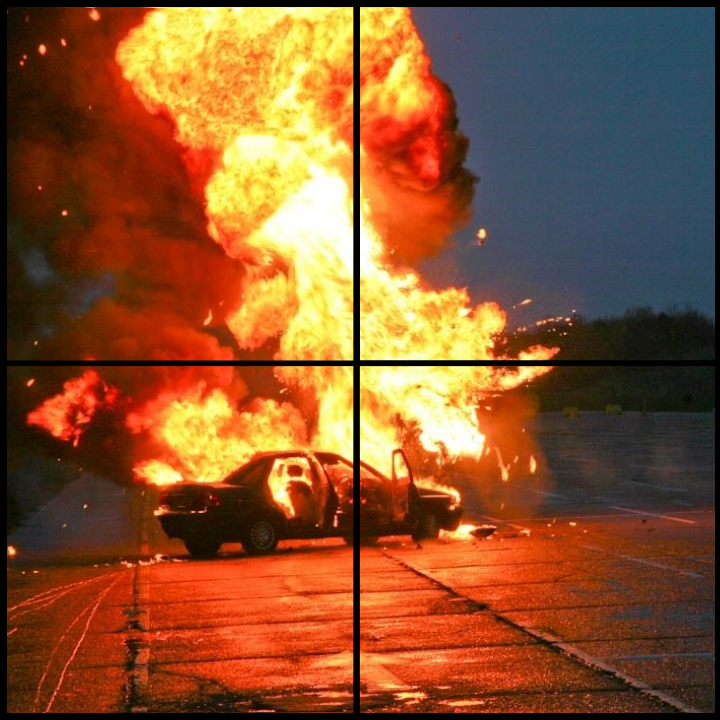
#> input picture kode/Meledak.png, 720 x 720 px; the run also reads 1 picture not shown here
$ jupyter execute JurnalFix_Reza.ipynb
#> lines starting #> are read from the running program, lines starting #| are printed output that depends on the picture
[cell 1]
import numpy as np
import matplotlib.pyplot as plt
import cv2 as cv

### Import Library
Baris kode di atas digunakan untuk memanggil library yang memiliki fungsi untuk mengolah citra digital. `NumPy` digunakan untuk manipulasi matriks citra, `Matplotlib` berfungsi untuk memvisualisasikan data citra ke dalam bentuk gambar dan histogram, dan `OpenCV` digunakan secara spesifik untuk mempermudah proses konversi warna citra dan membaca file citra, seperti mengubah format menjadi grayscale.

### Membaca File Citra
Baris-baris kode di bawah digunakan untuk membaca file `"Meledak.png"` menggunakan fungsi `cv.imread()`. Setelah itu, citra dikonversi dari format warna BGR ke RGB menggunakan `cv.cvtColor()` agar warna tampil dengan benar saat ditampilkan. Fungsi `plt.imshow()` digunakan untuk menampilkan citra yang telah dibaca.

[cell 2]
duar1 = cv.imread("Meledak.png")
#> duar1 is the input picture: shape (720, 720, 3); mean B, G, R 46.2, 83.3, 137.4
duar1 = cv.cvtColor(duar1, cv.COLOR_BGR2RGB)
plt.imshow(duar1)

### Fungsi Memotong Citra
Kode di bawah ini digunakan untuk memotong citra berdasarkan rentang indeks tertentu. Jika mode `'H'`, citra dipotong secara horizontal, sedangkan selain itu dipotong secara vertikal. Proses pemotongan dilakukan sebanyak enam tahap, yaitu dua tahap pertama membagi citra menjadi 2 bagian horizontal, kemudian empat tahap berikutnya membagi kedua bagian tersebut menjadi 4 pecahan citra. `plt.subplot()` digunakan agar output dapat ditampilkan pada jendela yang sama, Fungsi `plt.axis('off')` digunakan untuk menghilangkan sumbu-x dan sumbu-y dan fungsi `plt.title()` digunakan untuk memberikan judul pada output

[cell 3]
def potong(gambar, a, b, mode='H'):
    return gambar[a:b, :] if mode == 'H' else gambar[:, a:b]

atas1 = potong(duar1, 7, 357)
bawah1 = potong(duar1, 367, 720)
d1 = potong(atas1, 0, 350, 'V')
d2 = potong(atas1, 364, 720, 'V')
d3 = potong(bawah1, 0, 350, 'V')
d4 = potong(bawah1, 364, 720, 'V')

plt.subplot(2,2,1)
plt.imshow(d1)
plt.axis('off')
plt.title('part 1')

plt.subplot(2,2,2)
plt.imshow(d2)
plt.axis('off')
plt.title('part 2')

plt.subplot(2,2,3)
plt.imshow(d3)
plt.axis('off')
plt.title('part 3')

plt.subplot(2,2,4)
plt.imshow(d4)
plt.axis('off')
plt.title('part 4')

### Fungsi Menggabungkan Citra
Kode di bawah ini digunakan untuk menggabungkan dua citra menjadi satu citra baru. Jika parameter `orientation` bernilai `'H'`, kedua citra digabungkan secara horizontal, sedangkan selain itu digabungkan secara vertikal. Proses penggabungan dilakukan dengan membuat matriks kosong berukuran sesuai hasil gabungan, kemudian menyalin piksel dari masing-masing citra ke posisi yang telah ditentukan. Proses penggabungan dilakukan sebanyak tiga tahap, dua tahap pertama adalah menggabungkan 2 citra pada bagian atas dan bawah secara horizontal, setelah itu kedua citra horizontal digabung secara vertikal sehingga membentuk citra utuh.

[cell 4]
def merge_image(citra1, citra2, orientation='H'):
    if orientation == 'H':
        tinggi = max(citra1.shape[0], citra2.shape[0])
        lebar_total = citra1.shape[1] + citra2.shape[1]

        if len(citra1.shape) == 2:
            gabungan = np.zeros(
                (tinggi, lebar_total),
                dtype=citra1.dtype
            )
        else:
            gabungan = np.zeros(
                (tinggi, lebar_total, citra1.shape[2]),
                dtype=citra1.dtype
            )

        gabungan[0:citra1.shape[0], 0:citra1.shape[1]] = citra1

        gabungan[
            0:citra2.shape[0],
            citra1.shape[1]:citra1.shape[1] + citra2.shape[1]
        ] = citra2

    else:
        tinggi_total = citra1.shape[0] + citra2.shape[0]
        lebar = max(citra1.shape[1], citra2.shape[1])

        if len(citra1.shape) == 2:
            gabungan = np.zeros(
                (tinggi_total, lebar),
                dtype=citra1.dtype
            )
        else:
            gabungan = np.zeros(
                (tinggi_total, lebar, citra1.shape[2]),
                dtype=citra1.dtype
            )

        gabungan[0:citra1.shape[0], 0:citra1.shape[1]] = citra1

        gabungan[
            citra1.shape[0]:citra1.shape[0] + citra2.shape[0],
            0:citra2.shape[1]
        ] = citra2

    return gabungan

atas2 = merge_image(d1,d2,'H')
bawah2 = merge_image(d3,d4, 'H')
duar_merge = merge_image(atas2,bawah2,'V')
#> call 3 of merge_image, with orientation = 'V'
#> in merge_image (call 3), `gabungan[0:citra1.shape[0], 0:citra1.shape[1]] = citra1`:
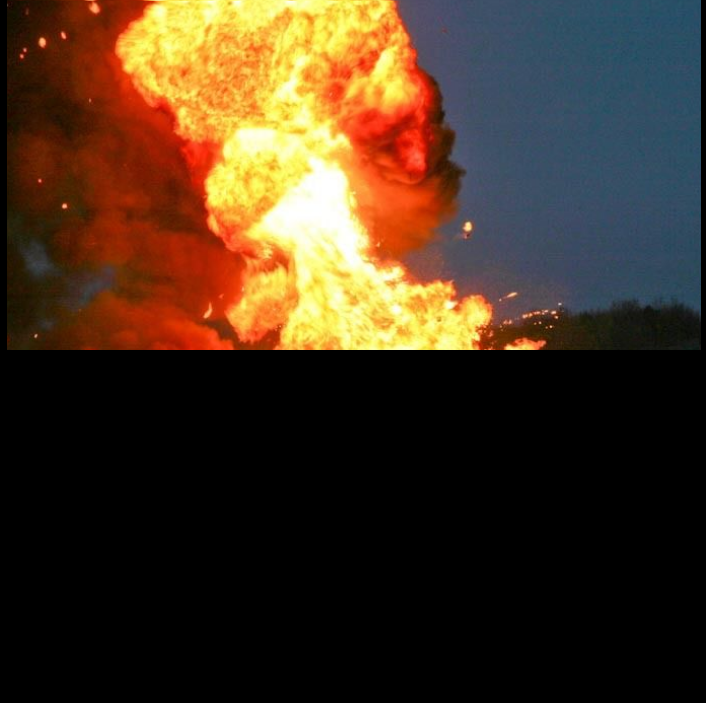
#> gabungan: shape (703, 706, 3); mean R, G, B 68.3, 49.9, 31.7
plt.imshow(duar_merge)

### Fungsi Dilatasi Citra
Kode di bawah ini digunakan untuk melakukan dilatasi atau scaling area citra berdasarkan batas atas, bawah, kiri, dan kanan yang ditentukan oleh parameter `p1`, `p2`, `p3`, dan `p4`. Proses dilakukan dengan menyalin seluruh piksel citra ke matriks baru, kemudian mengambil bagian citra sesuai rentang indeks yang telah dihitung. Hasil citra dari proses penggabungan sebelumnya dipanggil dan dipotong bagian bawah, kiri dan kanannya sehingga citra bersih dari area hitam.

[cell 5]
def dilatasi(image, p1=0, p2=0, p3=0, p4=0):
    h, w, c = image.shape
    dilated = np.zeros((h, w, c), dtype=image.dtype)
    for y in range(h):
        for x in range(w):
            dilated[y][x] = image[int(y)][int(x)]
    sy, ey = max(0, p1), min(h, h - p2)
    sx, ex = max(0, p3), min(w, w - p4)
    return dilated[sy:ey, sx:ex]

duar2=dilatasi(duar_merge, 0,7,5,5)
#> in dilatasi, `return dilated[sy:ey, sx:ex]`:
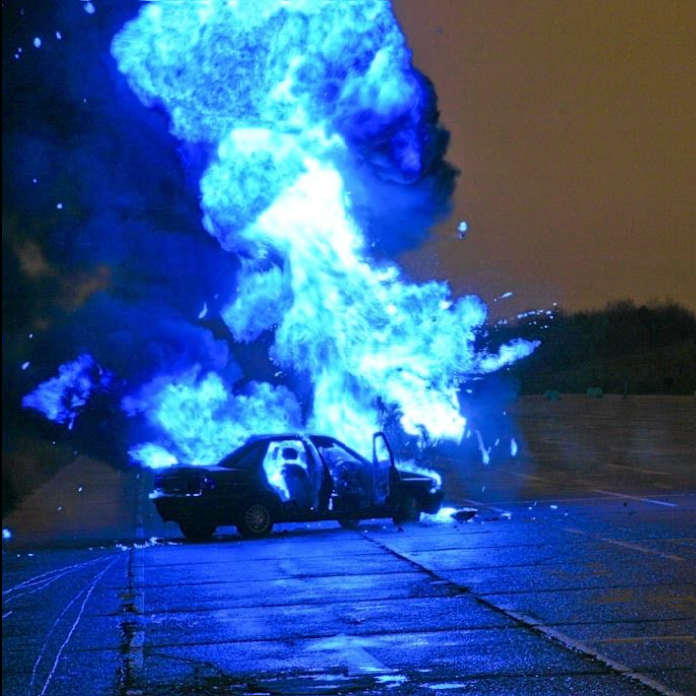
#> returned value: shape (696, 696, 3); mean of channels 0, 1, 2 143.6, 86.8, 48.3; drawn as B, G, R
plt.imshow(duar2)

### Mengubah Citra Menjadi Grayscale
Kode di bawah ini digunakan untuk mengubah citra berwarna `"Meledak.png"` yang telah melalui banyak proses menjadi citra grayscale menggunakan fungsi `cv.cvtColor()` dengan parameter `cv.COLOR_RGB2GRAY`. Setelah itu, citra grayscale ditampilkan menggunakan `plt.imshow()` dengan colormap `"gray"` sehingga warna pada citra menjadi abu.

[cell 6]
duar2gray = cv.cvtColor(duar2, cv.COLOR_RGB2GRAY)
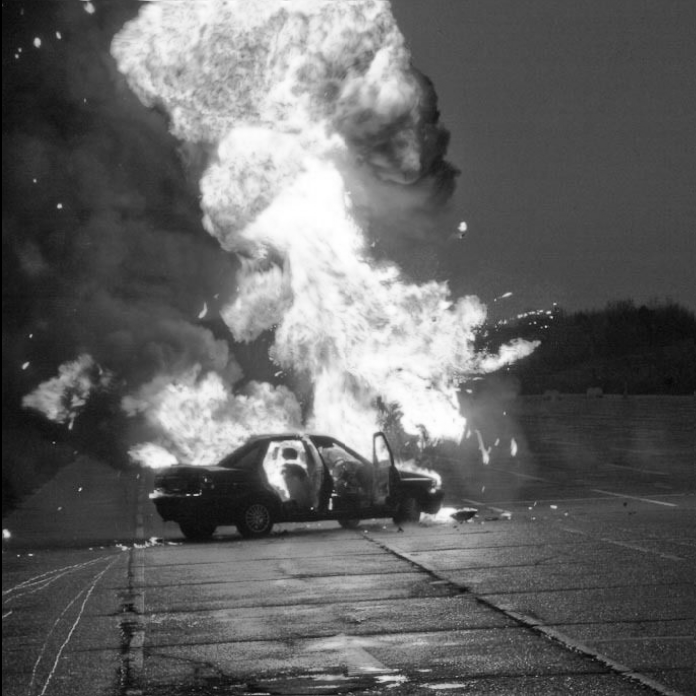
#> duar2gray: shape (696, 696); min 0, max 255, mean 99.4
plt.imshow(duar2gray, cmap="gray")

### Fungsi Ekualisasi Citra
Kode di bawah ini digunakan untuk melakukan ekualisasi histogram pada citra grayscale guna meningkatkan kontras citra. Proses diawali dengan menghitung histogram intensitas piksel, kemudian membentuk Cumulative Distribution Function (CDF) untuk memperoleh distribusi kumulatif piksel. Nilai CDF tersebut dinormalisasi ke rentang 0–255 sehingga menghasilkan nilai intensitas baru untuk setiap piksel. Selanjutnya, setiap piksel pada citra asli diganti dengan nilai hasil pemetaan sehingga diperoleh citra dengan kontras yang lebih merata.

[cell 7]
def ekualisasi(image):
    hist = np.zeros(256, dtype=int)
    height, width = image.shape
    for i in range(height):
        for j in range(width):
            val = image[i, j]
            hist[val] += 1

    cdf = np.zeros(256, dtype=int)
    for i in range(256):
        cdf[i] = np.sum(hist[0:i+1])

    hasil = np.round(((cdf * 255) / (height * width))).astype(np.uint8)

    equalized_img = np.zeros_like(image)
    for i in range(height):
        for j in range(width):
            equalized_img[i, j] = hasil[image[i, j]]

    return equalized_img

duar2e = ekualisasi(duar2gray)
#> after the loop in ekualisasi, `for i in range(height):`: hist = 256 values, max 10768 at index 73, min 0 at index 1, mean 1892.2
#> after the loop in ekualisasi, `for i in range(256):`: cdf = 256 values from 1392 to 484416
#> in ekualisasi, `hasil = np.round(((cdf * 255) / (height * width))).astype(np.uint8)`: hasil = 256 values from 1 to 255
#> after the loop in ekualisasi, `for i in range(height):`:
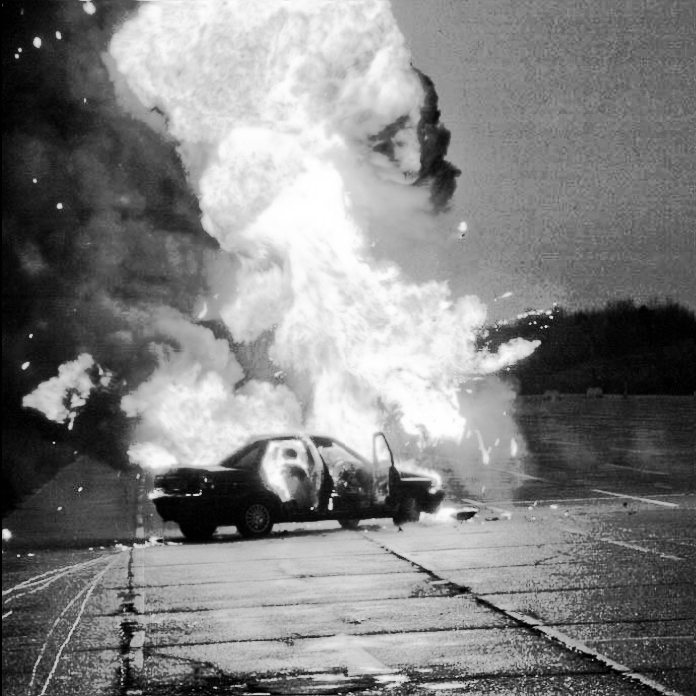
#> equalized_img: shape (696, 696); min 1, max 255, mean 128.5
plt.imshow(duar2e, cmap ="gray")

### Histogram Sebelum dan Sesudah Ekualisasi
Kode di bawah ini digunakan untuk membuat dan menampilkan histogram dari citra grayscale sebelum dan sesudah proses ekualisasi. Fungsi `buat_hist()` menghitung jumlah kemunculan setiap intensitas piksel dari 0-255 dengan melakukan iterasi pada seluruh piksel citra. Selanjutnya, fungsi `plot_histogram()` digunakan untuk menampilkan histogram menggunakan diagram batang dengan warna tertentu. Fungsi `plt.figure()` digunakan untuk menentukan ukuran tampilan grafik, sedangkan `plt.legend()` digunakan untuk menampilkan keterangan masing-masing histogram. `plt.tight_layout()` berfungsi merapikan tata letak elemen grafik agar tidak saling bertumpuk, dan `plt.show()` digunakan untuk menampilkan hasil visualisasi histogram. Kedua histogram ditampilkan dalam satu figure sehingga distribusi intensitas piksel sebelum dan sesudah ekualisasi dapat dibandingkan secara langsung.

[cell 8]
def buat_hist(citra):
    histogram = [0] * 256
    height = len(citra)
    width = len(citra[0]) if height > 0 else 0
    for i in range(height):
        for j in range(width):
            val = int(citra[i][j])
            histogram[val] += 1
    return histogram

def plot_histogram(histogram, title, ImgColor):
    plt.xlabel("Intensitas Piksel")
    plt.title(title)
    plt.ylabel("Jumlah Piksel")
    plt.bar(range(256),histogram,color=ImgColor,width=0.8,alpha=0.5)

duar2hist = buat_hist(duar2gray)
#> in buat_hist, `height = len(citra)`: height = 696
#> after the loop in buat_hist, `for i in range(height):`: histogram has the same summary as hist in ekualisasi
#> duar2hist has the same summary as hist in ekualisasi
duar2ehist = buat_hist(duar2e)
#> duar2ehist = 256 values, max 10768 at index 119, min 0 at index 0, mean 1892.2
plt.figure(figsize=(12,5))
plot_histogram(duar2hist,"Gabungan Histogram Gambar ke-1 dan Gambar ke-2","green")
plot_histogram(duar2ehist,"Gabungan Histogram Gambar ke-1 dan Gambar ke-2","red")
plt.legend(["Histogram Sebelum Ekualisasi","Histogram Sesudah Ekualisasi"])
plt.tight_layout()
plt.show()

### Membaca Dua File Citra Baru
Kode di bawah ini digunakan untuk membaca file citra `"Windut.png"` dan `"Bunga.png"` menggunakan `cv.imread()`. Setelah itu, citra dikonversi dari format BGR ke RGB agar warna tampil dengan benar, lalu diubah menjadi citra grayscale menggunakan `cv.cvtColor()`. Kedua citra ditampilkan dalam satu jendela dan menggunakan `cmap = "gray"` agar warnanya menjadi abu.

[cell 9]
wdh = cv.imread("Windut.png")
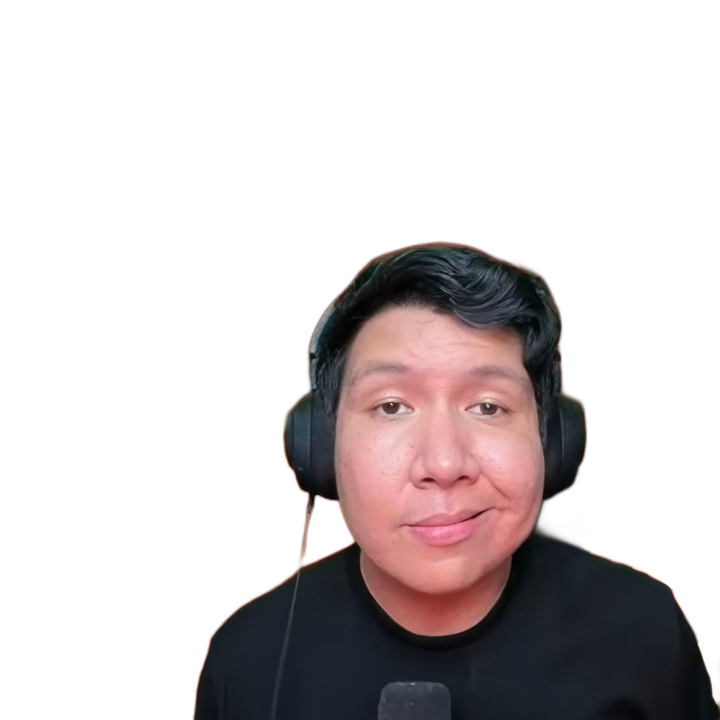
#> input picture kode/Windut.png, 720 x 720 px
#> wdh is the input picture: shape (720, 720, 3); mean B, G, R 203.2, 202.5, 208.5
wdh = cv.cvtColor(wdh, cv.COLOR_BGR2RGB)
wdhgray = cv.cvtColor(wdh, cv.COLOR_RGB2GRAY)
bng = cv.imread("Bunga.png")
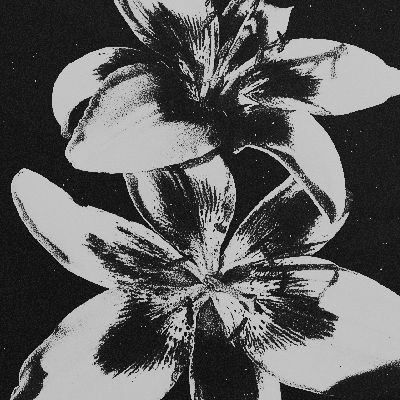
#> input picture kode/Bunga.png, 400 x 400 px
#> bng is the input picture: shape (400, 400, 3); min 0, max 228, mean 95.4
bng = cv.cvtColor(bng, cv.COLOR_BGR2RGB)
bng_gray = cv.cvtColor(bng, cv.COLOR_RGB2GRAY)
plt.subplot(2,2,1)
plt.imshow(wdhgray, cmap = "gray")
plt.subplot(2,2,2)
plt.imshow(bng_gray, cmap = "gray")

### Fungsi Spesifikasi Citra
Kode di bawah ini digunakan untuk melakukan spesifikasi histogram antara citra asal yaitu `wdhgray` dan citra target yaitu `bng_gray`. Proses dimulai dengan menghitung histogram masing-masing citra, kemudian CDF untuk mengetahui distribusi kumulatif intensitas piksel pada kedua citra. Setelah itu, dilakukan pencarian nilai intensitas pada citra target yang memiliki distribusi paling mendekati intensitas pada citra asal sehingga terbentuk tabel pemetaan histogram `(map_hist)`. Selanjutnya, setiap piksel pada citra asal diganti berdasarkan hasil pemetaan tersebut sehingga distribusi histogram citra hasil menjadi menyerupai citra target.

[cell 10]
def spesifikasi_histogram(citra_asal, citra_target):
    hist_asal = np.zeros(256, dtype=int)
    hist_target = np.zeros(256, dtype=int)

    height_a, width_a = citra_asal.shape
    for y in range(height_a):
        for x in range(width_a):
            hist_asal[citra_asal[y, x]] += 1

    height_t, width_t = citra_target.shape
    for y in range(height_t):
        for x in range(width_t):
            hist_target[citra_target[y, x]] += 1

    cdf_asal = np.zeros(256, dtype=float)
    cdf_target = np.zeros(256, dtype=float)
    cdf_asal[0] = hist_asal[0]
    cdf_target[0] = hist_target[0]

    for i in range(1, 256):
        cdf_asal[i] = cdf_asal[i-1] + hist_asal[i]
        cdf_target[i] = cdf_target[i-1] + hist_target[i]
    cdf_asal = cdf_asal / cdf_asal[-1]
    cdf_target = cdf_target / cdf_target[-1]
    map_hist = np.zeros(256, dtype=np.uint8)

    for i in range(256):
        selisih_terkecil = float('inf')
        nilai_j_terbaik = 0
        for j in range(256):
            selisih = abs(cdf_target[j] - cdf_asal[i])
            if selisih < selisih_terkecil:
                selisih_terkecil = selisih
                nilai_j_terbaik = j
        map_hist[i] = nilai_j_terbaik

    height, width = citra_asal.shape
    hasil = np.zeros((height, width), dtype=np.uint8)

    for y in range(height):
        for x in range(width):
            hasil[y, x] = map_hist[citra_asal[y, x]]

    return hasil

def plot_histogram_1(histogram, title, ImgColor):
    plt.figure(figsize=(10, 5))
    plt.xlabel("Intensitas Piksel")
    plt.title(title)
    plt.ylabel("Jumlah Piksel")
    plt.bar(range(256), histogram, color=ImgColor, width=0.8)
    plt.show()

windah2 = spesifikasi_histogram(wdhgray,bng_gray)
#> after the loop in spesifikasi_histogram, `for y in range(height):`:
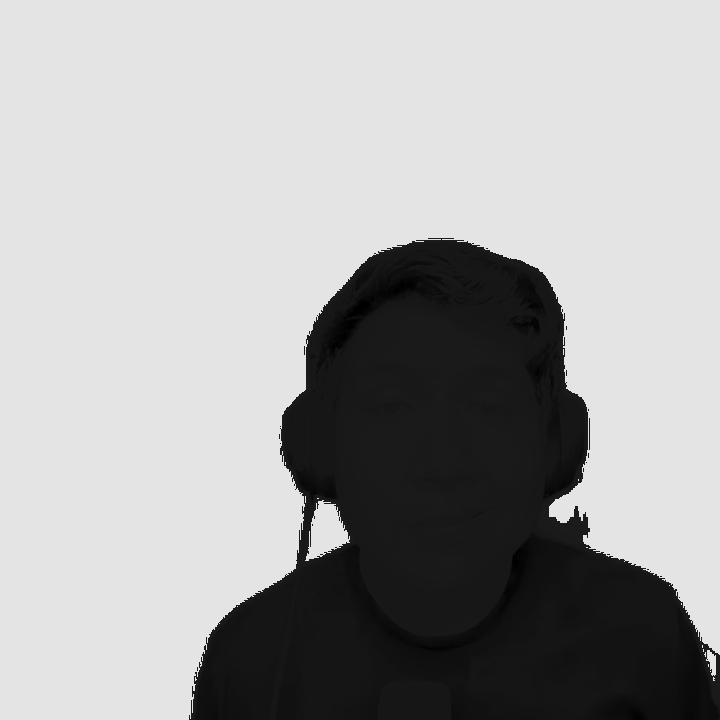
#> hasil: shape (720, 720); min 0, max 228, mean 165.8
plt.imshow(windah2, cmap = "gray")

### Histogram Citra Sesudah Spesifikasi
Kode di bawah ini digunakan untuk membuat histogram dari citra hasil spesifikasi histogram yaitu `windah2` dengan memanggil fungsi `buat_hist()` untuk membentuk histogram terlebih dahulu, kemudian menampilkannya menggunakan fungsi `plot_histogram_1()` dengan salah satu parameter bernilai `"red"` agar diagram batangnya berwarna merah.

[cell 11]
whisto = buat_hist(windah2)
#> whisto = 256 values, max 362631 at index 228, min 0 at index 1, mean 2025
windah2hist = plot_histogram_1(whisto, "Spesifikasi windut dengan bunga", "red")
#> in plot_histogram_1, `plt.show()`:
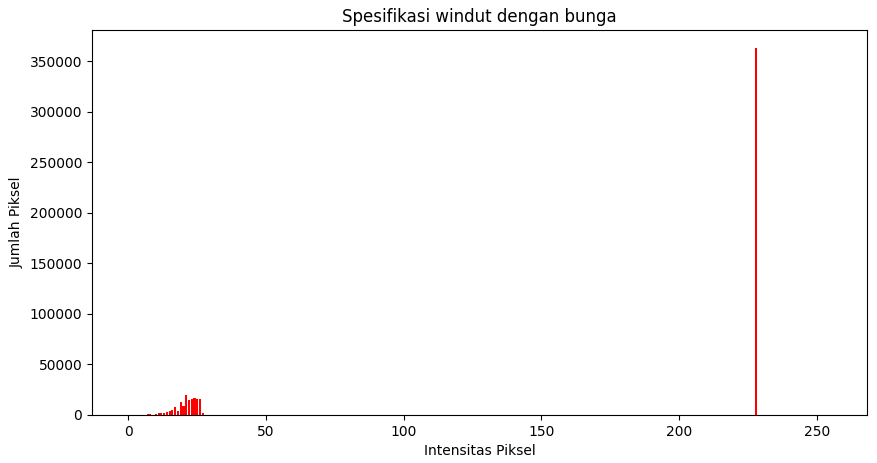
#> figure drawn by matplotlib, 1 panel; tallest bar 362631 high, from x = 227.6 to 228.4

### Fungi Crop Citra
Kode di bawah ini digunakan untuk memotong citra `windah2` menggunakan fungsi `cropping()` dengan mengurangi 24 piksel pada bagian bawah dan kanan citra. Tujuannya adalah menyamakan ukuran citra `windah_crop` dengan `duar2e`. Fungsi `print(windah2.shape)` dan `print(duar2e.shape)` digunakan untuk menampilkan ukuran masing-masing citra untuk memudahkan proses crop.

[cell 12]
def cropping(citra, potong_atas, potong_bawah, potong_kiri, potong_kanan):
    tinggi_citra, lebar_citra = citra.shape[:2]
    hasil_crop = citra[potong_atas:tinggi_citra - potong_bawah,potong_kiri:lebar_citra - potong_kanan]
    return hasil_crop

windah_crop = cropping(windah2, 0, 24, 0, 24)
print(windah2.shape)
#| (720, 720)
print(duar2e.shape)
#| (696, 696)
plt.imshow(windah_crop, cmap="gray")

### Fungsi Masking Citra
Kode di bawah ini digunakan untuk melakukan masking pada citra `duar2e` berdasarkan nilai intensitas piksel pada `windah_crop`. Matriks hasil dibuat dengan ukuran yang sama seperti `duar2e`, kemudian setiap piksel pada `duar2e` akan disalin ke hasil jika nilai piksel pada `windah_crop` lebih besar dari 50. Setelah itu, citra hasil masking ditampilkan menggunakan `plt.imshow()`.

[cell 13]
hasil = np.zeros_like(duar2e, dtype=int)
for i in range(hasil.shape[0]):
    for j in range(hasil.shape[1]):
        if(windah_crop[i,j]>50):
            hasil[i,j] = duar2e[i,j]
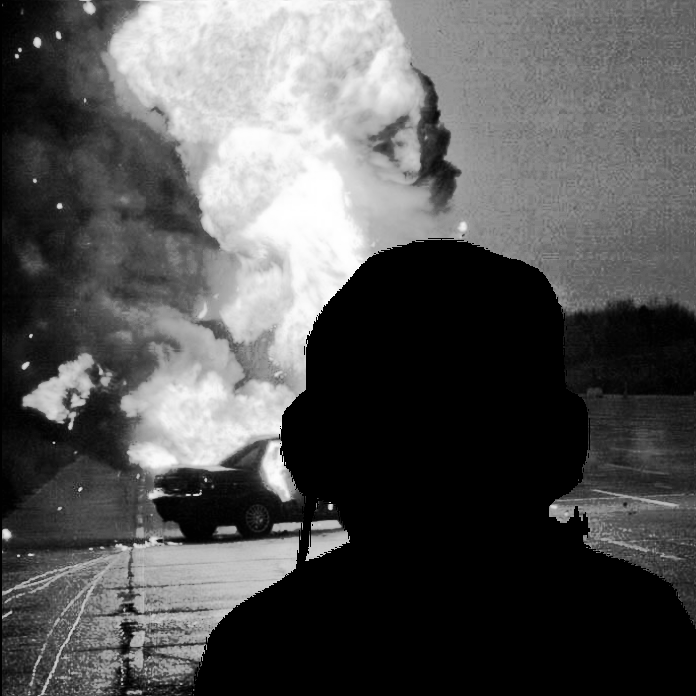
#> hasil: shape (696, 696) int64; min 0, max 255, mean 84.8
plt.imshow(hasil, cmap="gray")

Kode di bawah ini digunakan untuk menggabungkan citra `hasil` dengan `wdhgray`. Jika nilai piksel pada `hasil` kurang dari 1, maka piksel dari `wdhgray` digunakan, sedangkan selain itu digunakan piksel dari `hasil`. Proses ini menghasilkan citra gabungan yaitu `hasil_merge` yang kemudian ditampilkan menggunakan `plt.imshow()`.

[cell 14]
hasil_merge = np.zeros_like(hasil, dtype=int)
for i in range(hasil_merge.shape[0]):
    for j in range(hasil_merge.shape[1]):
        if(hasil[i,j]<1):
            hasil_merge[i,j] = wdhgray[i,j]
        else:
             hasil_merge[i,j] = hasil[i,j]
#> (the rest of the program and of its run is left out)
